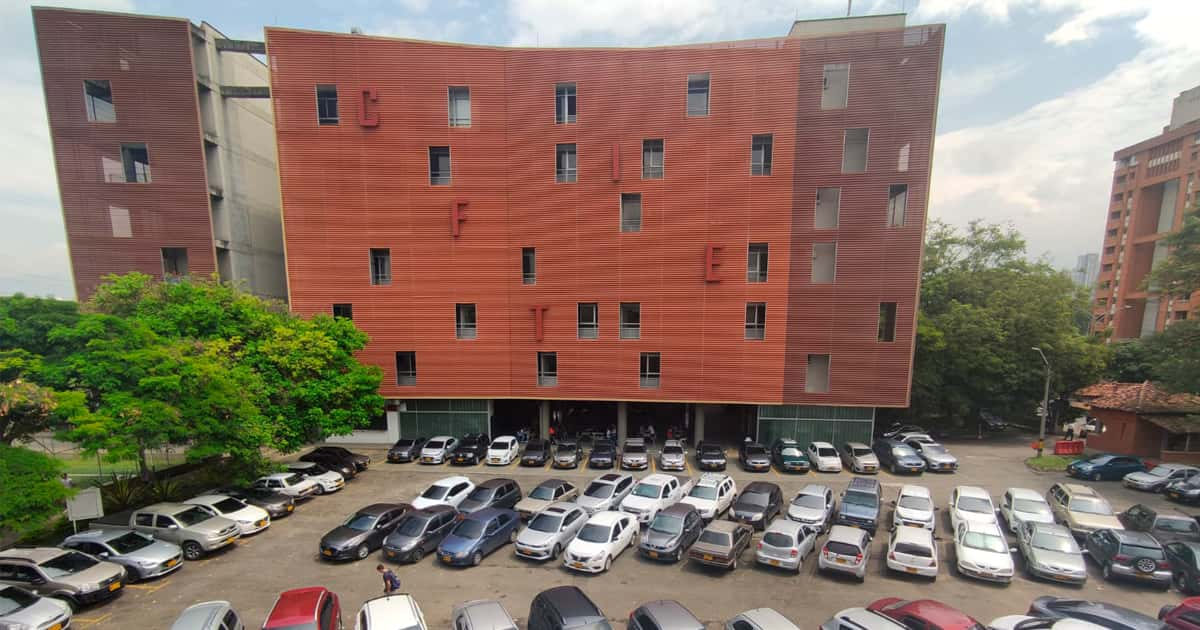
#> input picture Practica1/Reto Colores/pico-y-placa-2022.jpg, 1200 x 630 px, found by its file name
$ python Clase_explicacion_pruebas_umbrales.py
#> lines starting #> are read from the running program, lines starting #| are printed output that depends on the picture; after the words box and inside, x2 and y2 are one past the last pixel; in counts of white or black regions, pixels touching at a corner belong together; long printed decimals are rounded
import cv2

image = cv2.imread(r'Practica1\Reto Colores\pico-y-placa-2022.jpg')
#> image is the input picture: shape (630, 1200, 3); mean B, G, R 101, 113.6, 132.5

print("shape:", image.shape)
#| shape: (630, 1200, 3)
print("Minimo:", image.min())
#| Minimo: 0
print("Maximo:", image.max())
#| Maximo: 255
print("Media:", image.mean())
#| Media: 115.692
print("Desviacion Estandar:", image.std())
#| Desviacion Estandar: 62.505

print("pixel:", image[10, 10])
#| pixel: [216 214 203]

umbral = cv2.inRange(image, (0, 0, 0), (150, 150, 150))#pueden ser valores de 0 a 255 con maximo y minimo
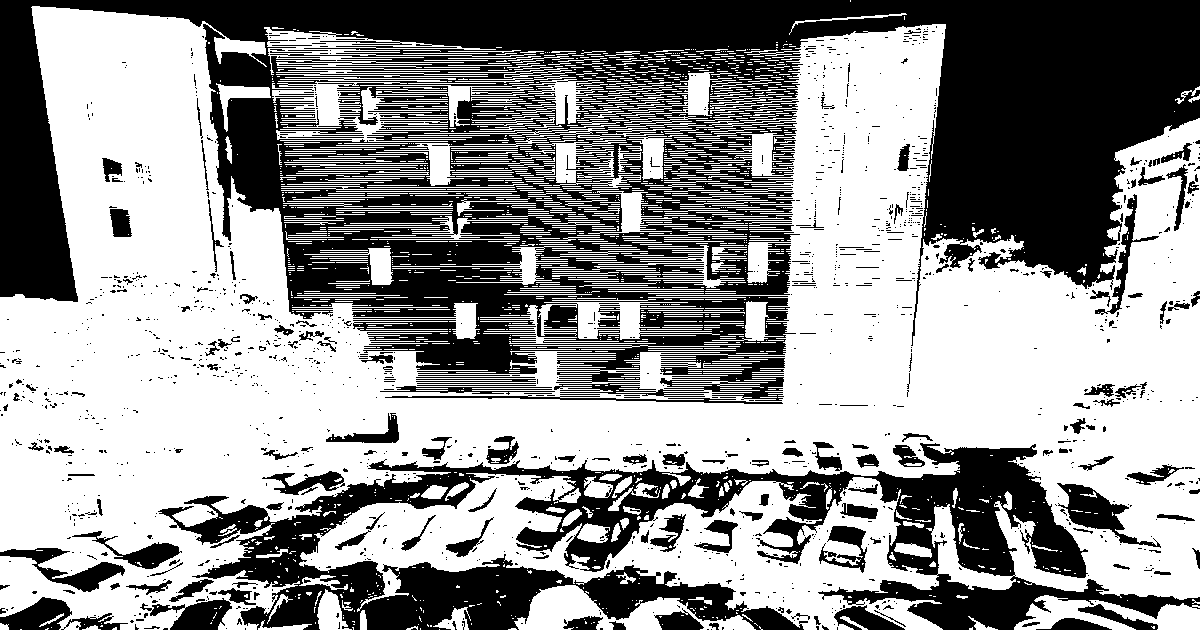
#> umbral: shape (630, 1200); 57.7% white; 1445 black regions (1253 under 20 px)

countours, hierarchy = cv2.findContours(umbral, cv2.RETR_TREE, cv2.CHAIN_APPROX_SIMPLE)
#> countours = 3736 contours, 3343 with area under 20; largest, box (x1, y1, x2, y2) and area: (0, 6, 1200, 630) 386354, (659, 354, 786, 402) 4712, (514, 585, 756, 630) 4138, (1014, 595, 1200, 630) 3006, (272, 81, 448, 142) 2966

print("countours:", len(countours))
#| countours: 3736

print("hierarchy:", len(hierarchy))
#| hierarchy: 1

#DIBUJAR LOS CONTORNOS EN LA IMAGEN

cv2.drawContours(image, countours, -1, (0, 255, 0), 3)
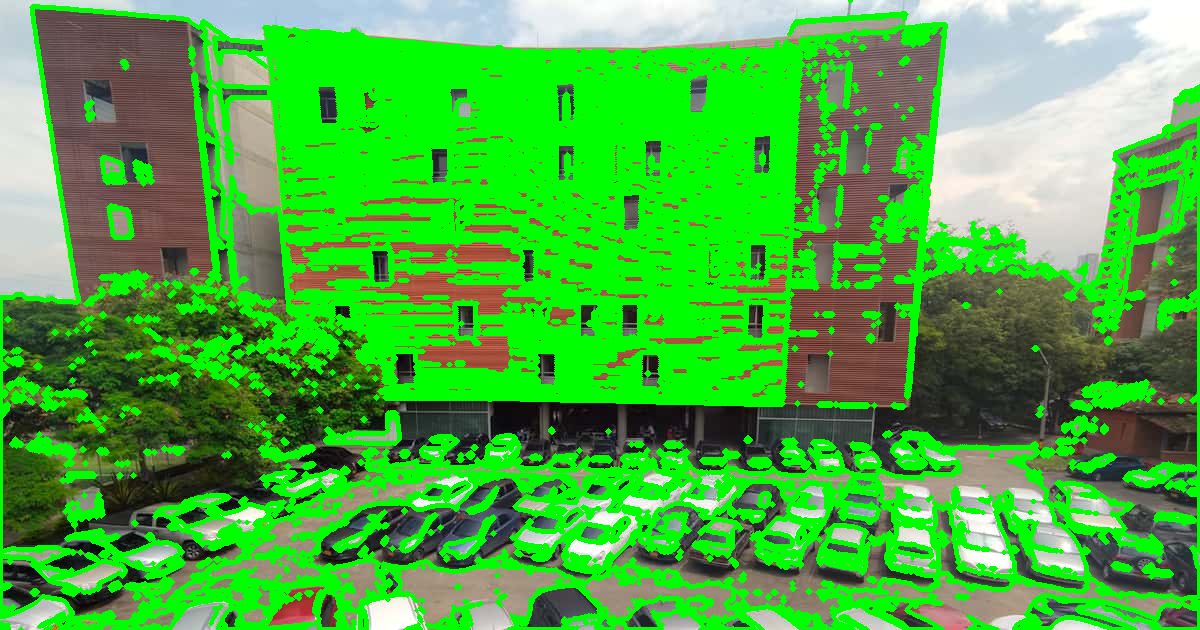
#> image: shape (630, 1200, 3); mean B, G, R 65.9, 173.2, 76.3
cv2.imshow("image", image)
cv2.waitKey(0)

# [11 lines of commented-out code are left out]
